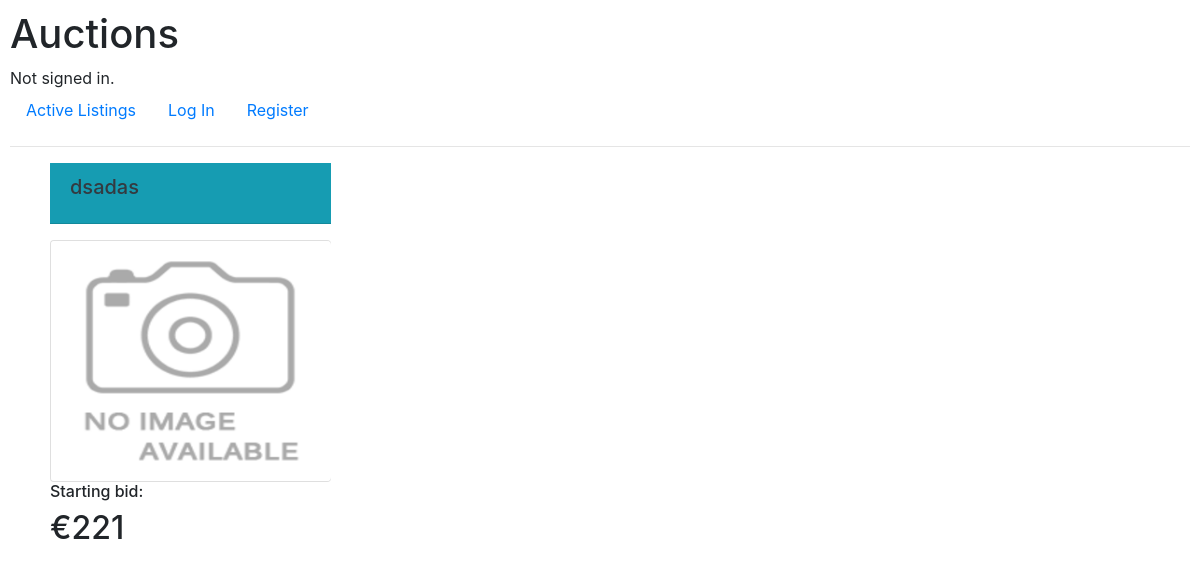
The app's page /, older data.
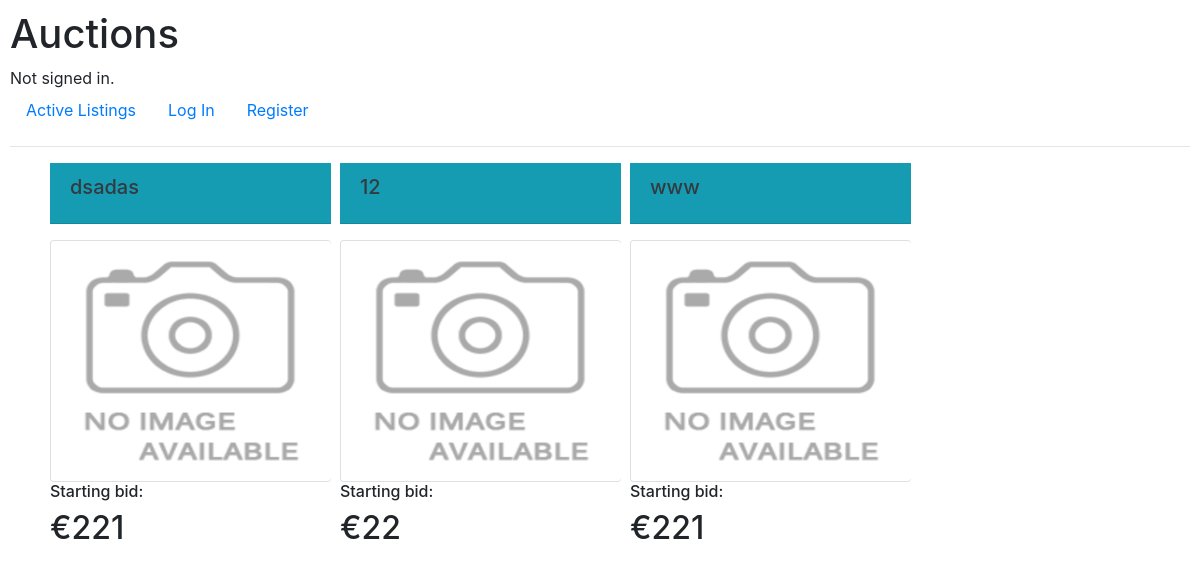
The same page, newer data.
### auctions/models.py (models this page shows, shortened)
class Auction(models.Model):
    seller = models.ForeignKey(User, on_delete=models.CASCADE, related_name='bidder')
    title = models.CharField(max_length=60)
    subtitle = models.CharField(max_length=1200)
    start_bit = models.IntegerField()
    image = ResizedImageField(size=[500, 500], quality=100, null=True, blank=True, upload_to="images/")
    data = models.DateTimeField(auto_now=True)
    select_category = models.ForeignKey(Category, on_delete=models.CASCADE, related_name='categories', default=None)
    status = models.CharField(max_length=7, choices=STATUS, default='active')

### auctions/views.py (the view)
# urls.py: path("", views.index, name="index"),
def index(request):
    user_id = request.user
    lists = Auction.objects.filter(status="active")
    if user_id.is_authenticated:
        count = Watchlist.objects.filter(user_id=user_id).count()
        return render(request, "auctions/index.html", {
            'lists': lists,
            'count': count
        })
    return render(request, "auctions/index.html", {
        'lists': lists,
    })

### auctions/templates/auctions/index.html (shortened to what this page needs)
{% extends "auctions/layout.html" %}
{% load static %}
{% block body %}
<div style="display: grid; grid-template-columns: 25% 25% 25% 25%; padding-left: 20px; ">
    {% for list in lists %}
        <div style="padding-left: 20px; width: 18.8rem; padding-bottom: 80px">
            <div class="card-title text-dark bg-info mb-3">
                  <div class="card-header">
                    <h5 class="card-title">{{ list.title }}</h5>
                  </div>
            </div>
            <div class="card">
                {% if list.image %}
                    <img src="{{ list.image.url }}" class="rounded" style="width: 17.4rem; height: 15rem">
                {% else %}
                    <img src="{% static 'auctions/images/default.png' %}" class="rounded" style="width: 17.5rem; height: 15rem">
                {% endif %}
            </div>
            <h6>Starting bid:</h6><h2> €{{ list.start_bit }}
        </div>
        {% endfor %}
 </div>
{% endblock %}

### auctions/templates/auctions/layout.html (shortened to what this page needs)
{% load static %}
<!DOCTYPE html>
<html lang="en">
    <head>
        <link rel="stylesheet" href="https://stackpath.bootstrapcdn.com/bootstrap/4.4.1/css/bootstrap.min.css">
        <link href="{% static 'auctions/styles.css' %}" rel="stylesheet">
    </head>
    <body>
        <h1>Auctions</h1>
        <div>
            {% if user.is_authenticated %}
                Signed in as <strong>{{ user.username }}</strong>.
            {% else %}
                Not signed in.
            {% endif %}
        </div>
        <ul class="nav">
            <li class="nav-item">
                <a class="nav-link" href="{% url 'index' %}">Active Listings</a>
            </li>
            {% if user.is_authenticated %}
                <li class="nav-item">
                    <a class="nav-link" href="{% url 'logout' %}">Log Out</a>
                </li>
                <li class="nav-item">
                    <a class="nav-link" href="{% url 'create' %}">Create</a>
                </li>
                <li class="nav-item">
                    <a class="nav-link" href="{% url 'categories' %}">Category</a>
                </li>
                <li class="nav-item">
                    <a class="nav-link" href="{% url 'watchlist' %}">Watchlist [{{ count }}]</a>
                </li>
            {% else %}
                <li class="nav-item">
                    <a class="nav-link" href="{% url 'login' %}">Log In</a>
                </li>
                <li class="nav-item">
                    <a class="nav-link" href="{% url 'register' %}">Register</a>
                </li>
            {% endif %}
        </ul>
        <hr>
        {% block body %}
        {% endblock %}
    </body>
</html>

### auctions/static/auctions/styles.css (style rules this page uses)
body { padding: 10px; }

Row changes from the older to the newer data that the page shows:
added Auction: title "12", start_bit "22"
added Auction: title "www", start_bit "221"
